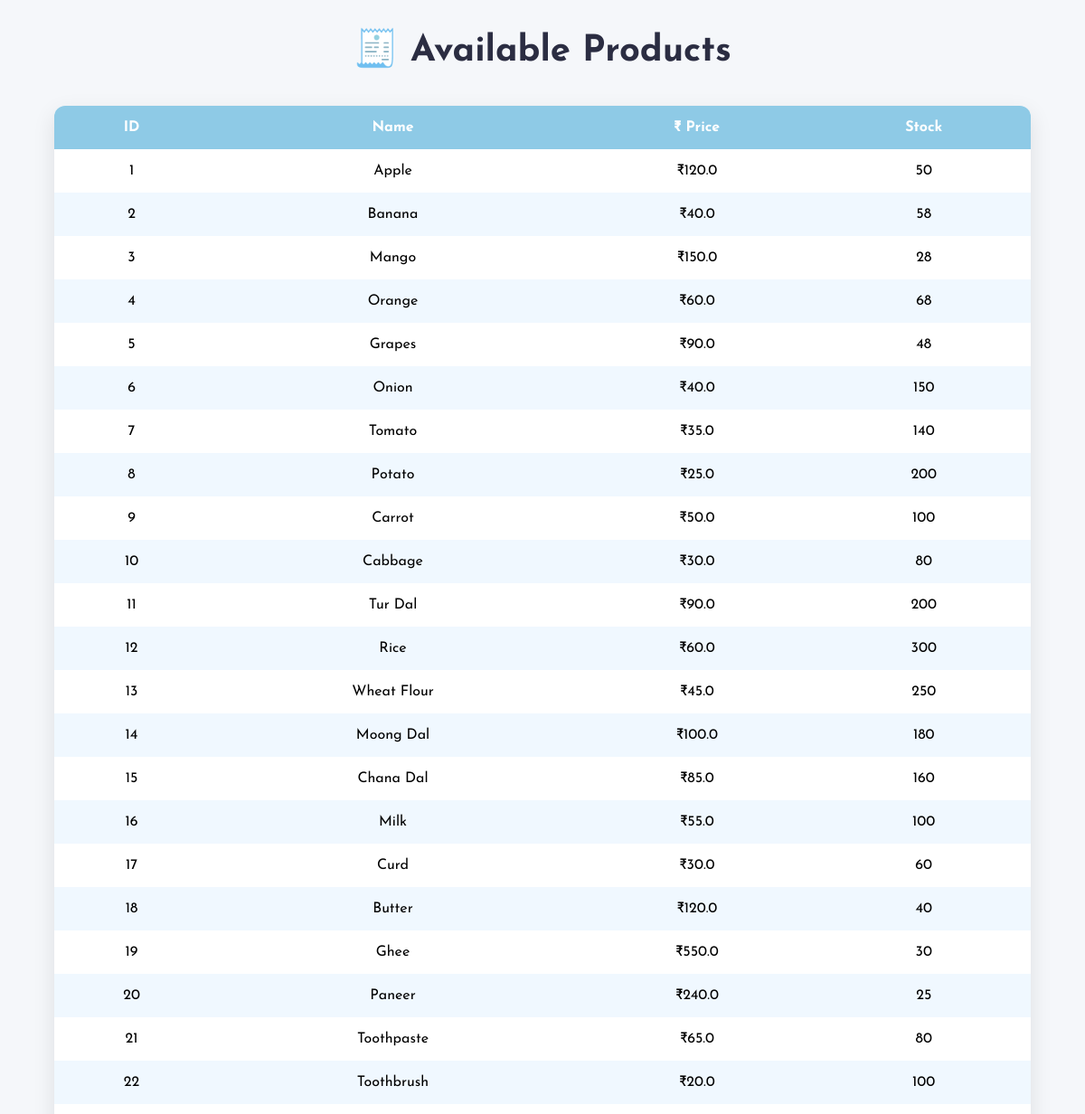
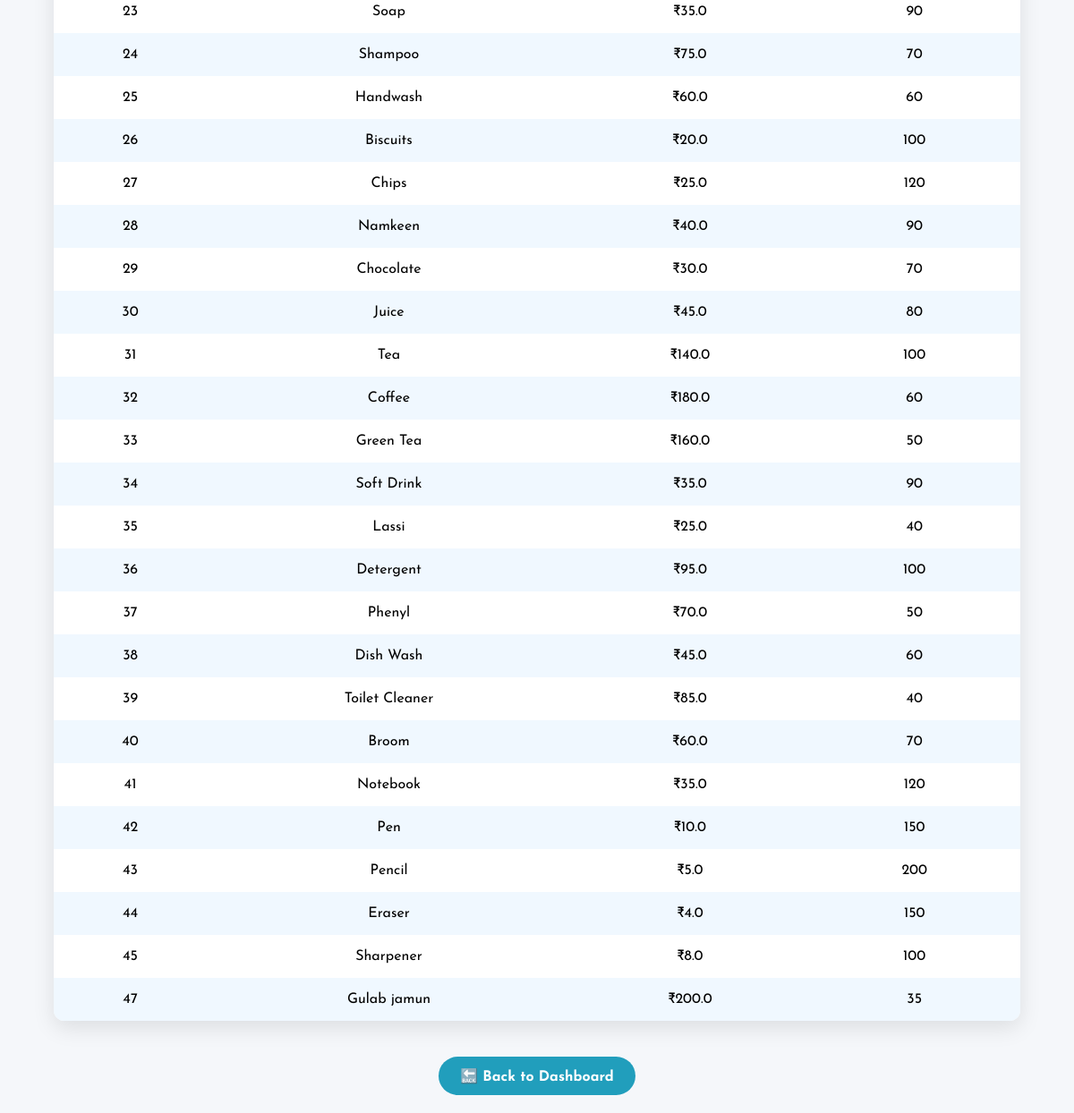
Page /cashier/view_products on the earlier database version (2 pictures, top to bottom).
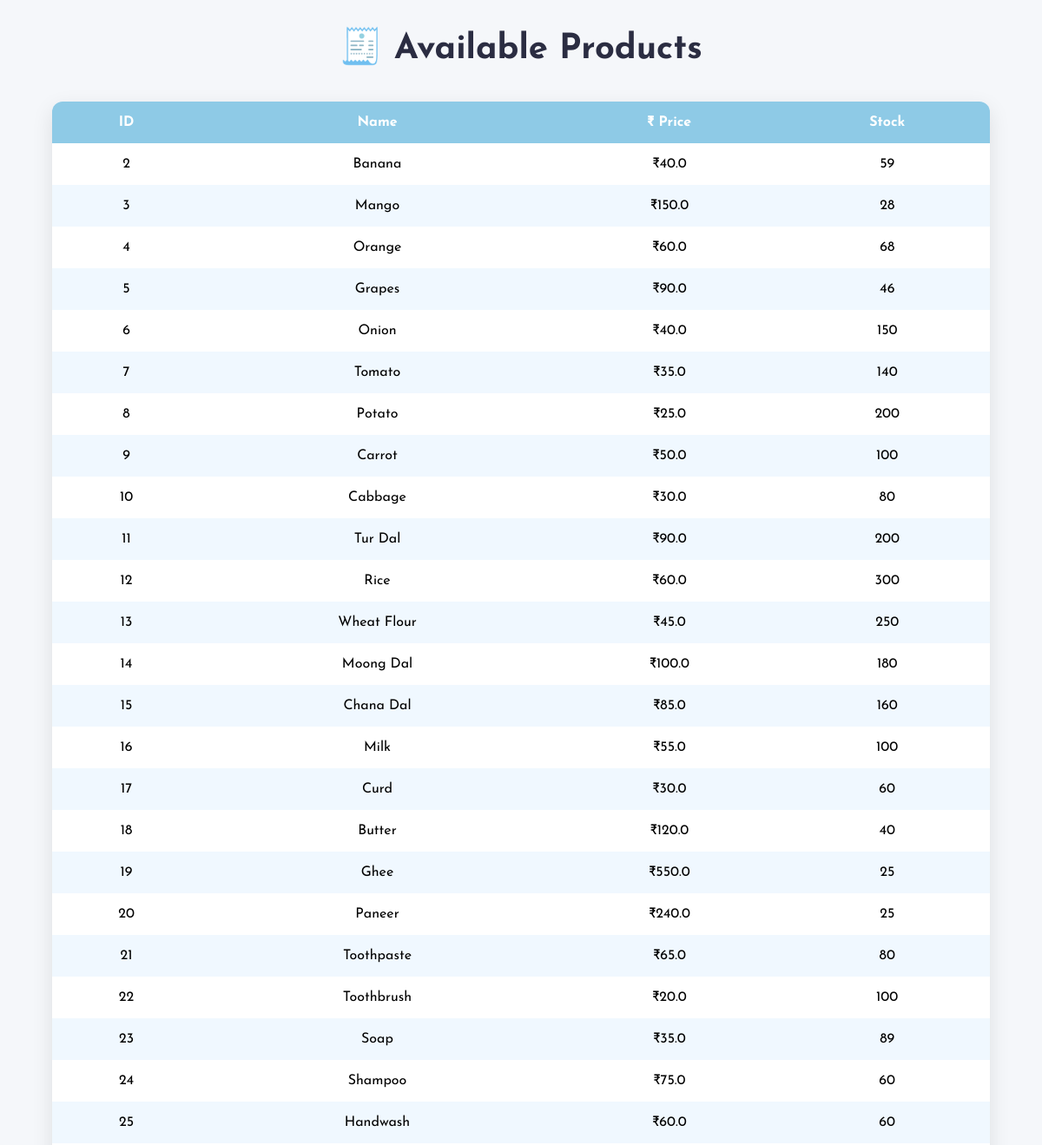
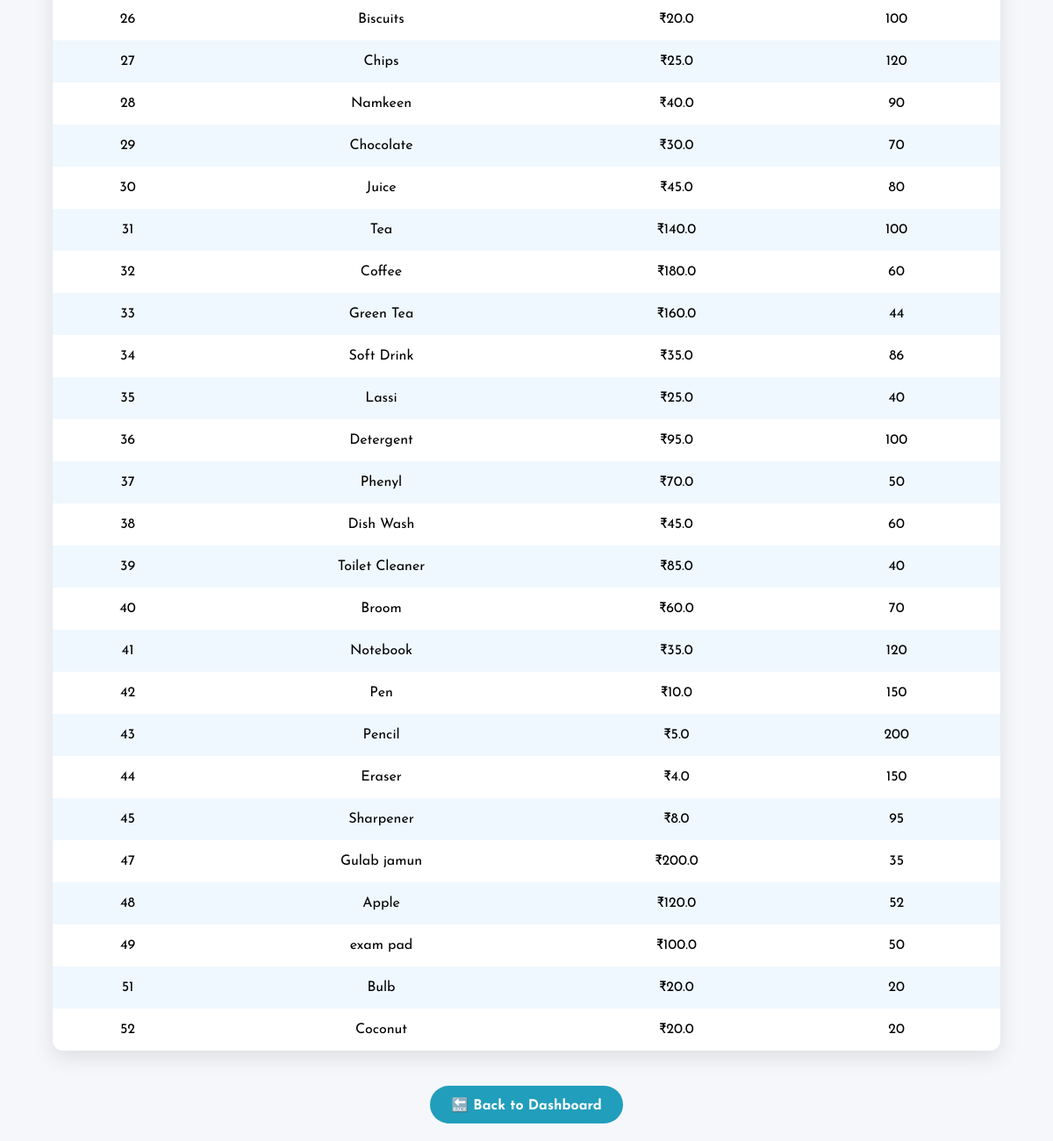
Same page on the later database version (2 pictures, top to bottom).
### tables this page shows
CREATE TABLE products(
            id INTEGER PRIMARY KEY AUTOINCREMENT,
            name TEXT NOT NULL,
            description TEXT,
            price REAL NOT NULL,
            stock INTEGER NOT NULL,
            expiry_date TEXT,
            unit TEXT NOT NULL,
            image_url TEXT,
            category TEXT
        );

### app.py (the view)
@app.route('/cashier/view_products')
def cashier_view_products():
    conn = sqlite3.connect("grocery.db")
    cursor = conn.cursor()
    cursor.execute("SELECT id, name, price, stock,image_url FROM products")
    products = cursor.fetchall()
    conn.close()
    return render_template('cashier_view_products.html', products=products)

### templates/cashier_view_products.html (shortened to what this page needs)
<!DOCTYPE html>
<html lang="en">
<head>
</head>
<body>
    <h2>🧾 Available Products</h2>
    <div class="table-container">
        <table>
            <thead>
                <tr>
                    <th>ID</th>
                    <th>Name</th>
                    <th>₹ Price</th>
                    <th>Stock</th>
                </tr>
            </thead>
            <tbody>
                {% for product in products %}
                <tr class="product-row">
                    <td>
                        {{ product[0] }}
                    </td>
                    <td>{{ product[1] }}</td>
                    <td>₹{{ product[2] }}</td>
                    <td>{{ product[3] }}</td>
                </tr>
                {% endfor %}
            </tbody>
        </table>
    </div>
    <a href="/cashier">🔙 Back to Dashboard</a>
</body>
</html>

### templates/cashier_view_products.html (style rules this page uses)
body { background: #f5f7fa; font-family: 'Josefin Sans', sans-serif; margin: 0; padding: 0; }
h2 { text-align: center; color: #2b2d42; margin-top: 30px; font-size: 2.5rem; }
.table-container { width: 90%; margin: 40px auto; position: relative; }
table { width: 100%; border-collapse: collapse; background-color: #ffffff; box-shadow: 0 8px 24px rgba(0, 0, 0, 0.1); border-radius: 12px; overflow: hidden; }
thead { background-color: #8ecae6; color: #ffffff; }
th, td { padding: 16px 20px; text-align: center; font-size: 1rem; position: relative; }
tr:nth-child(even) { background-color: #f0f8ff; }
.product-row { position: relative; }
a { display: block; width: max-content; margin: 20px auto; text-decoration: none; background: #219ebc; color: white; padding: 12px 24px; border-radius: 25px; font-weight: bold; transition: background 0.3s ease; }

Differences in the rows shown:
removed products: id "1", name "Apple", price "120.0", stock "50"
changed products "Banana": stock "58" → "59"
changed products "Grapes": stock "48" → "46"
changed products "Ghee": stock "30" → "25"
changed products "Soap": stock "90" → "89"
changed products "Shampoo": stock "70" → "60"
changed products "Green Tea": stock "50" → "44"
changed products "Soft Drink": stock "90" → "86"
changed products "Sharpener": stock "100" → "95"
added products: id "48", name "Apple", price "120.0", stock "52"
added products: id "49", name "exam pad", price "100.0", stock "50"
added products: id "51", name "Bulb", price "20.0", stock "20"
added products: id "52", name "Coconut", price "20.0", stock "20"
